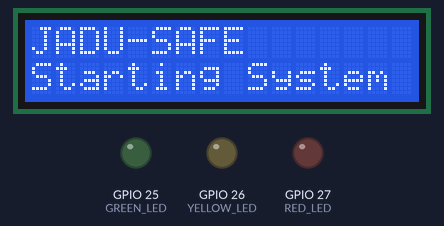
Recording of a sketch running on a simulated ESP32. Parts: 16×2 character LCD, output pins drawn as LEDs (lit = HIGH). WiFi joins after 1.5 s; servers stay silent unless stated; uploads are accepted with an empty reply; the local clock reads 2024-03-15 10:24:30 at power-on unless the sketch sets it; random numbers use the default seed unless the sketch sets one; what the sketch prints to the serial monitor is not drawn.

Above: at 0.1 s.
At 6.7 s:
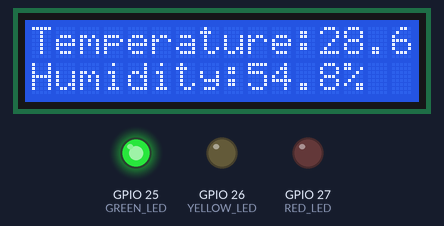
At 9.7 s:
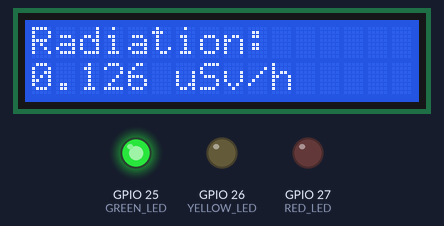
At 12.7 s:
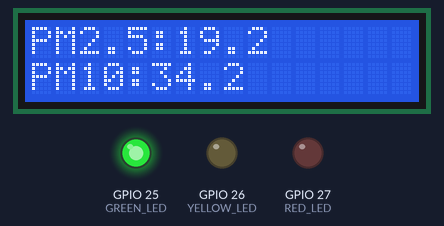
At 21.7 s:
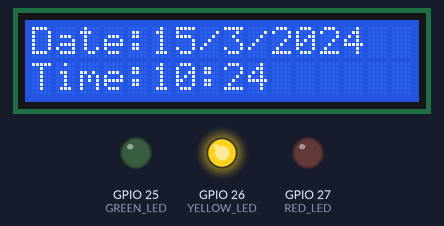
At 36.7 s:
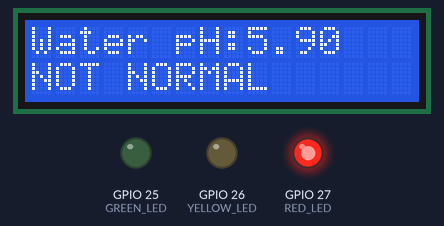
Timing chart, 0 to 38.2 s (numbered marks = the images above):
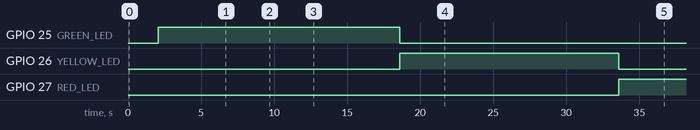

The sketch:

sketch.ino
```cpp
/*
  JADU-SAFE Wokwi station
  Synthetic LOW -> MEDIUM -> HIGH data is sent to the FastAPI backend.
  Thresholds are demonstration values only.

  Set SERVER_URL to a public HTTPS tunnel that forwards to localhost:8000.
*/
#include <WiFi.h>
#include <WiFiClientSecure.h>
#include <HTTPClient.h>
#include <Wire.h>
#include <LiquidCrystal_I2C.h>
#include <RTClib.h>

const char* WIFI_SSID = "Wokwi-GUEST";
const char* WIFI_PASS = "";
const char* SERVER_URL = "https://YOUR-TUNNEL.trycloudflare.com";
const char* API_KEY = "jadu-demo-key";
const char* STATION_ID = "JADU-STATION-01";

LiquidCrystal_I2C lcd(0x27, 16, 2);
RTC_DS1307 rtc;

// These pins match diagram.json.
#define GREEN_LED 25
#define YELLOW_LED 26
#define RED_LED 27

float temperature = 0;
float humidity = 0;
float radiation = 0;
float pm25 = 0;
float pm10 = 0;
float pHValue = 0;
float tdsValue = 0;
float airflow = 0;

int riskLevel = 0;
int scenario = 0;
int screen = 0;
unsigned long startTime = 0;
unsigned long lastUpdate = 0;
unsigned long lastLCD = 0;
unsigned long lastSerial = 0;
unsigned long lastSend = 0;

float variation(float base, float amount) {
  return base + random(-100, 101) / 100.0 * amount;
}

void generateData() {
  scenario = ((millis() - startTime) / 15000) % 3;

  if (scenario == 0) {
    temperature = variation(28, 1);
    humidity = variation(55, 2);
    radiation = variation(0.12, 0.01);
    pm25 = variation(20, 2);
    pm10 = variation(35, 2);
    pHValue = variation(7.2, 0.1);
    tdsValue = variation(200, 10);
    airflow = variation(2.5, 0.15);
    riskLevel = 0;
  } else if (scenario == 1) {
    temperature = variation(33, 1);
    humidity = variation(70, 2);
    radiation = variation(0.22, 0.01);
    pm25 = variation(45, 2);
    pm10 = variation(80, 2);
    pHValue = variation(6.6, 0.05);
    tdsValue = variation(450, 10);
    airflow = variation(1.3, 0.1);
    riskLevel = 1;
  } else {
    temperature = variation(37, 1);
    humidity = variation(80, 2);
    radiation = variation(0.34, 0.01);
    pm25 = variation(85, 2);
    pm10 = variation(130, 2);
    pHValue = variation(5.9, 0.05);
    tdsValue = variation(750, 10);
    airflow = variation(0.4, 0.05);
    riskLevel = 2;
  }
}

void checkRisk() {
  digitalWrite(GREEN_LED, riskLevel == 0);
  digitalWrite(YELLOW_LED, riskLevel == 1);
  digitalWrite(RED_LED, riskLevel == 2);
}

void displayLCD() {
  lcd.clear();
  switch (screen) {
    case 0:
      lcd.setCursor(0, 0);
      lcd.print("Temperature:");
      lcd.print(temperature, 1);
      lcd.setCursor(0, 1);
      lcd.print("Humidity:");
      lcd.print(humidity, 1);
      lcd.print("%");
      break;
    case 1:
      lcd.setCursor(0, 0);
      lcd.print("Radiation:");
      lcd.setCursor(0, 1);
      lcd.print(radiation, 3);
      lcd.print(" uSv/h");
      break;
    case 2:
      lcd.setCursor(0, 0);
      lcd.print("PM2.5:");
      lcd.print(pm25, 1);
      lcd.setCursor(0, 1);
      lcd.print("PM10:");
      lcd.print(pm10, 1);
      break;
    case 3:
      lcd.setCursor(0, 0);
      lcd.print("Water pH:");
      lcd.print(pHValue, 2);
      lcd.setCursor(0, 1);
      lcd.print((pHValue < 6.5 || pHValue > 8.5) ? "NOT NORMAL" : "NORMAL");
      break;
    case 4:
      lcd.setCursor(0, 0);
      lcd.print("Water TDS:");
      lcd.setCursor(0, 1);
      lcd.print(tdsValue, 1);
      lcd.print(" ppm");
      break;
    case 5: {
      DateTime now = rtc.now();
      lcd.setCursor(0, 0);
      lcd.print("Date:");
      lcd.print(now.day());
      lcd.print("/");
      lcd.print(now.month());
      lcd.print("/");
      lcd.print(now.year());
      lcd.setCursor(0, 1);
      lcd.print("Time:");
      if (now.hour() < 10) lcd.print("0");
      lcd.print(now.hour());
      lcd.print(":");
      if (now.minute() < 10) lcd.print("0");
      lcd.print(now.minute());
      break;
    }
    default:
      lcd.setCursor(0, 0);
      lcd.print("JADU-SAFE STATUS");
      lcd.setCursor(0, 1);
      lcd.print(riskLevel == 0 ? "LOW RISK GREEN" :
                riskLevel == 1 ? "MEDIUM YELLOW" : "HIGH RISK RED");
      break;
  }
  screen = (screen + 1) % 7;
}

void displaySerial() {
  Serial.printf("scenario=%d temp=%.1f humidity=%.1f rad=%.3f pm25=%.1f pm10=%.1f pH=%.2f tds=%.1f airflow=%.2f risk=%d\n",
                scenario, temperature, humidity, radiation, pm25, pm10,
                pHValue, tdsValue, airflow, riskLevel);
}

void connectWifi() {
  if (WiFi.status() == WL_CONNECTED) return;
  WiFi.begin(WIFI_SSID, WIFI_PASS);
  Serial.print("Connecting to Wi-Fi");
  unsigned long started = millis();
  while (WiFi.status() != WL_CONNECTED && millis() - started < 10000) {
    delay(300);
    Serial.print(".");
  }
  Serial.println(WiFi.status() == WL_CONNECTED ? " connected" : " failed");
}

void sendReading() {
  if (WiFi.status() != WL_CONNECTED) return;

  DateTime now = rtc.now();
  char timestamp[25];
  snprintf(timestamp, sizeof(timestamp), "%04d-%02d-%02dT%02d:%02d:%02d",
           now.year(), now.month(), now.day(), now.hour(), now.minute(), now.second());

  char body[420];
  snprintf(body, sizeof(body),
    "{\"station_id\":\"%s\",\"radon_bqm3\":%.1f,\"gamma_usvh\":%.3f,"
    "\"pm25\":%.1f,\"pm10\":%.1f,\"ph\":%.2f,\"tds\":%.1f,"
    "\"airflow_ms\":%.2f,\"temperature\":%.1f,\"humidity\":%.1f,\"timestamp\":\"%s\"}",
    STATION_ID, radiation * 1000.0, radiation, pm25, pm10, pHValue,
    tdsValue, airflow, temperature, humidity, timestamp);

  String url = String(SERVER_URL) + "/api/sensors";
  HTTPClient http;
  WiFiClientSecure secure;
  secure.setInsecure();
  http.begin(secure, url);
  http.addHeader("Content-Type", "application/json");
  http.addHeader("X-API-Key", API_KEY);
  http.setTimeout(8000);
  int code = http.POST(body);
  Serial.printf("Backend POST: HTTP %d\n", code);
  if (code > 0) Serial.println(http.getString());
  http.end();
}

void setup() {
  Serial.begin(115200);
  pinMode(GREEN_LED, OUTPUT);
  pinMode(YELLOW_LED, OUTPUT);
  pinMode(RED_LED, OUTPUT);
  Wire.begin(21, 22);
  lcd.init();
  lcd.backlight();
  if (!rtc.begin()) {
    Serial.println("RTC NOT FOUND");
  } else if (!rtc.isrunning()) {
    rtc.adjust(DateTime(F(__DATE__), F(__TIME__)));
  }
  randomSeed(micros());
  lcd.setCursor(0, 0);
  lcd.print("JADU-SAFE");
  lcd.setCursor(0, 1);
  lcd.print("Starting System");
  delay(2000);
  startTime = millis();
  generateData();
  checkRisk();
  connectWifi();
  lastUpdate = millis();
  lastLCD = millis();
  lastSerial = millis();
}

void loop() {
  unsigned long currentTime = millis();
  if (currentTime - lastUpdate >= 3000) {
    lastUpdate = currentTime;
    generateData();
    checkRisk();
  }
  if (currentTime - lastLCD >= 3000) {
    lastLCD = currentTime;
    displayLCD();
  }
  if (currentTime - lastSerial >= 3000) {
    lastSerial = currentTime;
    displaySerial();
  }
  if (currentTime - lastSend >= 3000) {
    lastSend = currentTime;
    connectWifi();
    sendReading();
  }
}
```

Measured:
- by itself, GPIO 25 (GREEN_LED): HIGH → LOW at 18.6 s
- by itself, GPIO 26 (YELLOW_LED): LOW → HIGH at 18.6 s, → LOW 15.0 s later
- by itself, GPIO 27 (RED_LED): LOW → HIGH at 33.6 s
- what the display in image 1 shows lasts 3.0 s, from 6.6 s to 9.6 s
